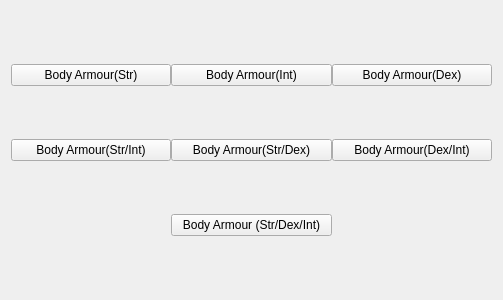
<?xml version="1.0" encoding="UTF-8"?>
<ui version="4.0">
    <class>body_armour_types</class>
    <widget class="QWizardPage" name="body_armour_types">
        <property name="geometry">
            <rect>
                <x>0</x>
                <y>0</y>
                <width>503</width>
                <height>300</height>
            </rect>
        </property>
        <property name="windowTitle">
            <string>WizardPage</string>
        </property>
        <layout class="QVBoxLayout" name="verticalLayout">
            <item>
                <widget class="QWidget" name="body_armour_types_container" native="true">
                    <layout class="QGridLayout" name="gridLayout">
                        <property name="leftMargin">
                            <number>0</number>
                        </property>
                        <property name="topMargin">
                            <number>0</number>
                        </property>
                        <property name="rightMargin">
                            <number>0</number>
                        </property>
                        <property name="bottomMargin">
                            <number>0</number>
                        </property>
                        <property name="spacing">
                            <number>0</number>
                        </property>
                        <item row="0" column="2">
                            <widget class="QPushButton" name="dex_armour_btn">
                                <property name="text">
                                    <string>Body Armour(Dex)</string>
                                </property>
                            </widget>
                        </item>
                        <item row="1" column="2">
                            <widget class="QPushButton" name="dex_int_armour_btn">
                                <property name="text">
                                    <string>Body Armour(Dex/Int)</string>
                                </property>
                            </widget>
                        </item>
                        <item row="0" column="1">
                            <widget class="QPushButton" name="int_armour_btn">
                                <property name="text">
                                    <string>Body Armour(Int)</string>
                                </property>
                            </widget>
                        </item>
                        <item row="0" column="0">
                            <widget class="QPushButton" name="str_armour_btn">
                                <property name="text">
                                    <string>Body Armour(Str)</string>
                                </property>
                            </widget>
                        </item>
                        <item row="1" column="0">
                            <widget class="QPushButton" name="str_int_armour_btn">
                                <property name="text">
                                    <string>Body Armour(Str/Int)</string>
                                </property>
                            </widget>
                        </item>
                        <item row="1" column="1">
                            <widget class="QPushButton" name="str_dex_armour_btn">
                                <property name="text">
                                    <string>Body Armour(Str/Dex)</string>
                                </property>
                            </widget>
                        </item>
                        <item row="2" column="1">
                            <widget class="QPushButton" name="str_dex_int_armour_btn">
                                <property name="text">
                                    <string>Body Armour (Str/Dex/Int)</string>
                                </property>
                            </widget>
                        </item>
                    </layout>
                </widget>
            </item>
        </layout>
    </widget>
    <resources/>
    <connections/>
</ui>
